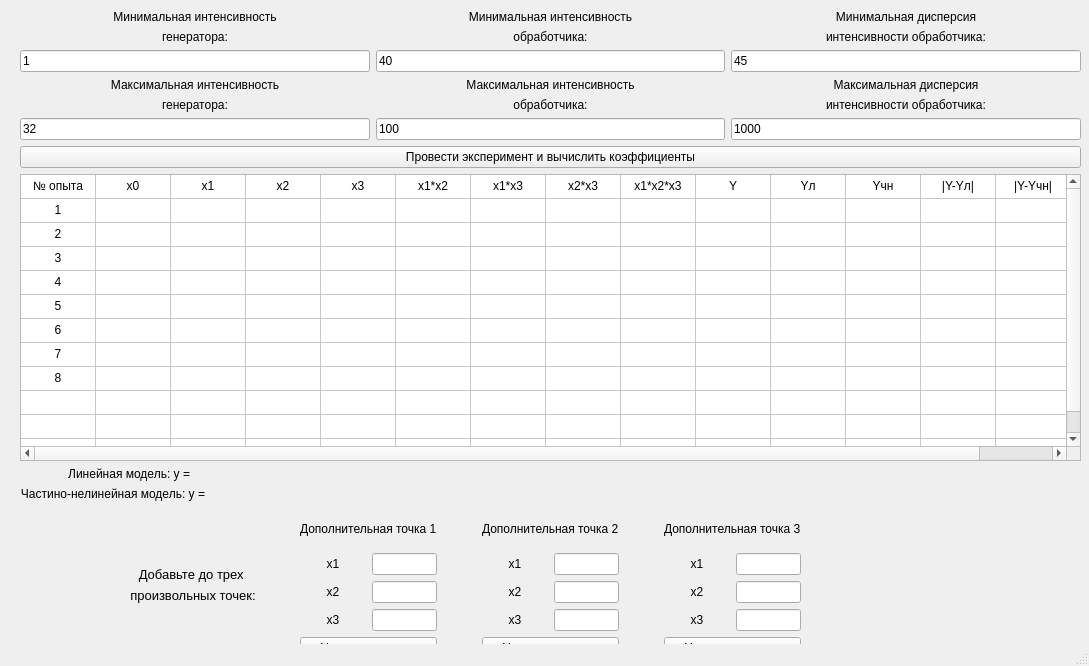
<?xml version="1.0" encoding="UTF-8"?>
<ui version="4.0">
 <class>MainWindow</class>
 <widget class="QMainWindow" name="MainWindow">
  <property name="geometry">
   <rect>
    <x>0</x>
    <y>0</y>
    <width>1089</width>
    <height>666</height>
   </rect>
  </property>
  <property name="windowTitle">
   <string>MainWindow</string>
  </property>
  <widget class="QWidget" name="centralwidget">
   <widget class="QWidget" name="layoutWidget">
    <property name="geometry">
     <rect>
      <x>20</x>
      <y>10</y>
      <width>1061</width>
      <height>491</height>
     </rect>
    </property>
    <layout class="QGridLayout" name="gridLayout_3">
     <item row="2" column="0">
      <widget class="QTableWidget" name="table_plan">
       <property name="minimumSize">
        <size>
         <width>800</width>
         <height>209</height>
        </size>
       </property>
       <property name="sizeAdjustPolicy">
        <enum>QAbstractScrollArea::AdjustToContents</enum>
       </property>
       <property name="autoScrollMargin">
        <number>3</number>
       </property>
       <property name="rowCount">
        <number>12</number>
       </property>
       <property name="columnCount">
        <number>14</number>
       </property>
       <attribute name="horizontalHeaderVisible">
        <bool>false</bool>
       </attribute>
       <attribute name="horizontalHeaderDefaultSectionSize">
        <number>75</number>
       </attribute>
       <attribute name="verticalHeaderVisible">
        <bool>false</bool>
       </attribute>
       <attribute name="verticalHeaderDefaultSectionSize">
        <number>24</number>
       </attribute>
       <row/>
       <row/>
       <row/>
       <row/>
       <row/>
       <row/>
       <row/>
       <row/>
       <row/>
       <row/>
       <row/>
       <row/>
       <column/>
       <column/>
       <column/>
       <column/>
       <column/>
       <column/>
       <column/>
       <column/>
       <column/>
       <column/>
       <column/>
       <column/>
       <column/>
       <column/>
       <item row="0" column="0">
        <property name="text">
         <string>№ опыта</string>
        </property>
        <property name="textAlignment">
         <set>AlignCenter</set>
        </property>
       </item>
       <item row="0" column="1">
        <property name="text">
         <string>x0</string>
        </property>
        <property name="textAlignment">
         <set>AlignCenter</set>
        </property>
       </item>
       <item row="0" column="2">
        <property name="text">
         <string>x1</string>
        </property>
        <property name="textAlignment">
         <set>AlignCenter</set>
        </property>
       </item>
       <item row="0" column="3">
        <property name="text">
         <string>x2</string>
        </property>
        <property name="textAlignment">
         <set>AlignCenter</set>
        </property>
       </item>
       <item row="0" column="4">
        <property name="text">
         <string>x3</string>
        </property>
        <property name="textAlignment">
         <set>AlignCenter</set>
        </property>
       </item>
       <item row="0" column="5">
        <property name="text">
         <string>x1*x2</string>
        </property>
        <property name="textAlignment">
         <set>AlignCenter</set>
        </property>
       </item>
       <item row="0" column="6">
        <property name="text">
         <string>x1*x3</string>
        </property>
        <property name="textAlignment">
         <set>AlignCenter</set>
        </property>
       </item>
       <item row="0" column="7">
        <property name="text">
         <string>x2*x3</string>
        </property>
        <property name="textAlignment">
         <set>AlignCenter</set>
        </property>
       </item>
       <item row="0" column="8">
        <property name="text">
         <string>x1*x2*x3</string>
        </property>
        <property name="textAlignment">
         <set>AlignCenter</set>
        </property>
       </item>
       <item row="0" column="9">
        <property name="text">
         <string>Y</string>
        </property>
        <property name="textAlignment">
         <set>AlignCenter</set>
        </property>
       </item>
       <item row="0" column="10">
        <property name="text">
         <string>Yл</string>
        </property>
        <property name="textAlignment">
         <set>AlignCenter</set>
        </property>
       </item>
       <item row="0" column="11">
        <property name="text">
         <string>Yчн</string>
        </property>
        <property name="textAlignment">
         <set>AlignCenter</set>
        </property>
       </item>
       <item row="0" column="12">
        <property name="text">
         <string>|Y-Yл|</string>
        </property>
        <property name="textAlignment">
         <set>AlignCenter</set>
        </property>
       </item>
       <item row="0" column="13">
        <property name="text">
         <string>|Y-Yчн|</string>
        </property>
        <property name="textAlignment">
         <set>AlignCenter</set>
        </property>
       </item>
       <item row="1" column="0">
        <property name="text">
         <string>1</string>
        </property>
        <property name="textAlignment">
         <set>AlignCenter</set>
        </property>
       </item>
       <item row="2" column="0">
        <property name="text">
         <string>2</string>
        </property>
        <property name="textAlignment">
         <set>AlignCenter</set>
        </property>
       </item>
       <item row="3" column="0">
        <property name="text">
         <string>3</string>
        </property>
        <property name="textAlignment">
         <set>AlignCenter</set>
        </property>
       </item>
       <item row="4" column="0">
        <property name="text">
         <string>4</string>
        </property>
        <property name="textAlignment">
         <set>AlignCenter</set>
        </property>
       </item>
       <item row="5" column="0">
        <property name="text">
         <string>5</string>
        </property>
        <property name="textAlignment">
         <set>AlignCenter</set>
        </property>
       </item>
       <item row="6" column="0">
        <property name="text">
         <string>6</string>
        </property>
        <property name="textAlignment">
         <set>AlignCenter</set>
        </property>
       </item>
       <item row="7" column="0">
        <property name="text">
         <string>7</string>
        </property>
        <property name="textAlignment">
         <set>AlignCenter</set>
        </property>
       </item>
       <item row="8" column="0">
        <property name="text">
         <string>8</string>
        </property>
        <property name="textAlignment">
         <set>AlignCenter</set>
        </property>
       </item>
      </widget>
     </item>
     <item row="3" column="0">
      <layout class="QGridLayout" name="gridLayout">
       <item row="0" column="0">
        <widget class="QLabel" name="label_2">
         <property name="maximumSize">
          <size>
           <width>170</width>
           <height>16777215</height>
          </size>
         </property>
         <property name="text">
          <string>Линейная модель: y =</string>
         </property>
         <property name="alignment">
          <set>Qt::AlignRight|Qt::AlignTrailing|Qt::AlignVCenter</set>
         </property>
        </widget>
       </item>
       <item row="0" column="1">
        <widget class="QLabel" name="label_yl">
         <property name="text">
          <string/>
         </property>
        </widget>
       </item>
       <item row="1" column="0">
        <widget class="QLabel" name="label_4">
         <property name="text">
          <string>Частино-нелинейная модель: y =</string>
         </property>
         <property name="alignment">
          <set>Qt::AlignRight|Qt::AlignTrailing|Qt::AlignVCenter</set>
         </property>
        </widget>
       </item>
       <item row="1" column="1">
        <widget class="QLabel" name="label_ynl">
         <property name="text">
          <string/>
         </property>
        </widget>
       </item>
      </layout>
     </item>
     <item row="0" column="0">
      <layout class="QGridLayout" name="gridLayout_2">
       <item row="0" column="0">
        <layout class="QVBoxLayout" name="verticalLayout">
         <item>
          <widget class="QLabel" name="label">
           <property name="text">
            <string>Минимальная интенсивность</string>
           </property>
           <property name="alignment">
            <set>Qt::AlignCenter</set>
           </property>
          </widget>
         </item>
         <item>
          <widget class="QLabel" name="label_3">
           <property name="text">
            <string>генератора:</string>
           </property>
           <property name="alignment">
            <set>Qt::AlignCenter</set>
           </property>
          </widget>
         </item>
         <item>
          <widget class="QLineEdit" name="entry_gen_int_min">
           <property name="text">
            <string>1</string>
           </property>
          </widget>
         </item>
        </layout>
       </item>
       <item row="0" column="1">
        <layout class="QVBoxLayout" name="verticalLayout_2">
         <item>
          <widget class="QLabel" name="label_5">
           <property name="text">
            <string>Минимальная интенсивность</string>
           </property>
           <property name="alignment">
            <set>Qt::AlignCenter</set>
           </property>
          </widget>
         </item>
         <item>
          <widget class="QLabel" name="label_6">
           <property name="text">
            <string>обработчика:</string>
           </property>
           <property name="alignment">
            <set>Qt::AlignCenter</set>
           </property>
          </widget>
         </item>
         <item>
          <widget class="QLineEdit" name="entry_proc_int_min">
           <property name="text">
            <string>40</string>
           </property>
          </widget>
         </item>
        </layout>
       </item>
       <item row="0" column="2">
        <layout class="QVBoxLayout" name="verticalLayout_3">
         <item>
          <widget class="QLabel" name="label_7">
           <property name="text">
            <string>Минимальная дисперсия</string>
           </property>
           <property name="alignment">
            <set>Qt::AlignCenter</set>
           </property>
          </widget>
         </item>
         <item>
          <widget class="QLabel" name="label_8">
           <property name="text">
            <string>интенсивности обработчика:</string>
           </property>
           <property name="alignment">
            <set>Qt::AlignCenter</set>
           </property>
          </widget>
         </item>
         <item>
          <widget class="QLineEdit" name="entry_proc_dev_min">
           <property name="text">
            <string>45</string>
           </property>
          </widget>
         </item>
        </layout>
       </item>
       <item row="1" column="0">
        <layout class="QVBoxLayout" name="verticalLayout_4">
         <item>
          <widget class="QLabel" name="label_9">
           <property name="text">
            <string>Максимальная интенсивность</string>
           </property>
           <property name="alignment">
            <set>Qt::AlignCenter</set>
           </property>
          </widget>
         </item>
         <item>
          <widget class="QLabel" name="label_10">
           <property name="text">
            <string>генератора:</string>
           </property>
           <property name="alignment">
            <set>Qt::AlignCenter</set>
           </property>
          </widget>
         </item>
         <item>
          <widget class="QLineEdit" name="entry_gen_int_max">
           <property name="text">
            <string>32</string>
           </property>
          </widget>
         </item>
        </layout>
       </item>
       <item row="1" column="1">
        <layout class="QVBoxLayout" name="verticalLayout_5">
         <item>
          <widget class="QLabel" name="label_11">
           <property name="text">
            <string>Максимальная интенсивность</string>
           </property>
           <property name="alignment">
            <set>Qt::AlignCenter</set>
           </property>
          </widget>
         </item>
         <item>
          <widget class="QLabel" name="label_12">
           <property name="text">
            <string>обработчика:</string>
           </property>
           <property name="alignment">
            <set>Qt::AlignCenter</set>
           </property>
          </widget>
         </item>
         <item>
          <widget class="QLineEdit" name="entry_proc_int_max">
           <property name="text">
            <string>100</string>
           </property>
          </widget>
         </item>
        </layout>
       </item>
       <item row="1" column="2">
        <layout class="QVBoxLayout" name="verticalLayout_6">
         <item>
          <widget class="QLabel" name="label_13">
           <property name="text">
            <string>Максимальная дисперсия</string>
           </property>
           <property name="alignment">
            <set>Qt::AlignCenter</set>
           </property>
          </widget>
         </item>
         <item>
          <widget class="QLabel" name="label_14">
           <property name="text">
            <string>интенсивности обработчика:</string>
           </property>
           <property name="alignment">
            <set>Qt::AlignCenter</set>
           </property>
          </widget>
         </item>
         <item>
          <widget class="QLineEdit" name="entry_proc_dev_max">
           <property name="text">
            <string>1000</string>
           </property>
          </widget>
         </item>
        </layout>
       </item>
      </layout>
     </item>
     <item row="1" column="0">
      <widget class="QPushButton" name="btn_do_plan">
       <property name="text">
        <string>Провести эксперимент и вычислить коэффициенты</string>
       </property>
      </widget>
     </item>
    </layout>
   </widget>
   <widget class="QWidget" name="layoutWidget">
    <property name="geometry">
     <rect>
      <x>130</x>
      <y>510</y>
      <width>671</width>
      <height>149</height>
     </rect>
    </property>
    <layout class="QHBoxLayout" name="horizontalLayout_2">
     <item>
      <layout class="QVBoxLayout" name="verticalLayout_11">
       <item>
        <spacer name="verticalSpacer">
         <property name="orientation">
          <enum>Qt::Vertical</enum>
         </property>
         <property name="sizeHint" stdset="0">
          <size>
           <width>20</width>
           <height>40</height>
          </size>
         </property>
        </spacer>
       </item>
       <item>
        <widget class="QLabel" name="label_19">
         <property name="font">
          <font>
           <pointsize>10</pointsize>
          </font>
         </property>
         <property name="text">
          <string>Добавьте до трех </string>
         </property>
         <property name="alignment">
          <set>Qt::AlignCenter</set>
         </property>
        </widget>
       </item>
       <item>
        <widget class="QLabel" name="label_20">
         <property name="font">
          <font>
           <pointsize>10</pointsize>
          </font>
         </property>
         <property name="text">
          <string>произвольных точек:</string>
         </property>
         <property name="alignment">
          <set>Qt::AlignCenter</set>
         </property>
        </widget>
       </item>
       <item>
        <spacer name="verticalSpacer_2">
         <property name="orientation">
          <enum>Qt::Vertical</enum>
         </property>
         <property name="sizeHint" stdset="0">
          <size>
           <width>20</width>
           <height>40</height>
          </size>
         </property>
        </spacer>
       </item>
      </layout>
     </item>
     <item>
      <spacer name="horizontalSpacer_3">
       <property name="orientation">
        <enum>Qt::Horizontal</enum>
       </property>
       <property name="sizeHint" stdset="0">
        <size>
         <width>40</width>
         <height>20</height>
        </size>
       </property>
      </spacer>
     </item>
     <item>
      <layout class="QHBoxLayout" name="horizontalLayout">
       <item>
        <layout class="QVBoxLayout" name="verticalLayout_7">
         <item>
          <widget class="QLabel" name="label_15">
           <property name="text">
            <string>Дополнительная точка 1</string>
           </property>
          </widget>
         </item>
         <item>
          <layout class="QGridLayout" name="gridLayout_7">
           <property name="sizeConstraint">
            <enum>QLayout::SetDefaultConstraint</enum>
           </property>
           <item row="1" column="0">
            <widget class="QLabel" name="label_25">
             <property name="text">
              <string>x2</string>
             </property>
             <property name="alignment">
              <set>Qt::AlignCenter</set>
             </property>
            </widget>
           </item>
           <item row="2" column="0">
            <widget class="QLabel" name="label_26">
             <property name="text">
              <string>x3</string>
             </property>
             <property name="alignment">
              <set>Qt::AlignCenter</set>
             </property>
            </widget>
           </item>
           <item row="0" column="0">
            <widget class="QLabel" name="label_24">
             <property name="text">
              <string>x1</string>
             </property>
             <property name="alignment">
              <set>Qt::AlignCenter</set>
             </property>
            </widget>
           </item>
           <item row="0" column="1">
            <widget class="QLineEdit" name="entry_x1_1">
             <property name="maximumSize">
              <size>
               <width>65</width>
               <height>16777215</height>
              </size>
             </property>
            </widget>
           </item>
           <item row="2" column="1">
            <widget class="QLineEdit" name="entry_x3_1">
             <property name="maximumSize">
              <size>
               <width>65</width>
               <height>16777215</height>
              </size>
             </property>
            </widget>
           </item>
           <item row="1" column="1">
            <widget class="QLineEdit" name="entry_x2_1">
             <property name="maximumSize">
              <size>
               <width>65</width>
               <height>16777215</height>
              </size>
             </property>
            </widget>
           </item>
          </layout>
         </item>
         <item>
          <widget class="QPushButton" name="btn_set1">
           <property name="text">
            <string>Установить точку</string>
           </property>
          </widget>
         </item>
        </layout>
       </item>
       <item>
        <spacer name="horizontalSpacer">
         <property name="orientation">
          <enum>Qt::Horizontal</enum>
         </property>
         <property name="sizeHint" stdset="0">
          <size>
           <width>40</width>
           <height>20</height>
          </size>
         </property>
        </spacer>
       </item>
       <item>
        <layout class="QVBoxLayout" name="verticalLayout_8">
         <item>
          <widget class="QLabel" name="label_16">
           <property name="text">
            <string>Дополнительная точка 2</string>
           </property>
          </widget>
         </item>
         <item>
          <layout class="QGridLayout" name="gridLayout_8">
           <property name="sizeConstraint">
            <enum>QLayout::SetDefaultConstraint</enum>
           </property>
           <item row="1" column="0">
            <widget class="QLabel" name="label_27">
             <property name="text">
              <string>x2</string>
             </property>
             <property name="alignment">
              <set>Qt::AlignCenter</set>
             </property>
            </widget>
           </item>
           <item row="2" column="0">
            <widget class="QLabel" name="label_28">
             <property name="text">
              <string>x3</string>
             </property>
             <property name="alignment">
              <set>Qt::AlignCenter</set>
             </property>
            </widget>
           </item>
           <item row="0" column="0">
            <widget class="QLabel" name="label_29">
             <property name="text">
              <string>x1</string>
             </property>
             <property name="alignment">
              <set>Qt::AlignCenter</set>
             </property>
            </widget>
           </item>
           <item row="1" column="1">
            <widget class="QLineEdit" name="entry_x2_2">
             <property name="maximumSize">
              <size>
               <width>65</width>
               <height>16777215</height>
              </size>
             </property>
            </widget>
           </item>
           <item row="0" column="1">
            <widget class="QLineEdit" name="entry_x1_2">
             <property name="maximumSize">
              <size>
               <width>65</width>
               <height>16777215</height>
              </size>
             </property>
            </widget>
           </item>
           <item row="2" column="1">
            <widget class="QLineEdit" name="entry_x3_2">
             <property name="maximumSize">
              <size>
               <width>65</width>
               <height>16777215</height>
              </size>
             </property>
            </widget>
           </item>
          </layout>
         </item>
         <item>
          <widget class="QPushButton" name="btn_set2">
           <property name="text">
            <string>Установить точку</string>
           </property>
          </widget>
         </item>
        </layout>
       </item>
       <item>
        <spacer name="horizontalSpacer_2">
         <property name="orientation">
          <enum>Qt::Horizontal</enum>
         </property>
         <property name="sizeHint" stdset="0">
          <size>
           <width>40</width>
           <height>20</height>
          </size>
         </property>
        </spacer>
       </item>
       <item>
        <layout class="QVBoxLayout" name="verticalLayout_9">
         <item>
          <widget class="QLabel" name="label_17">
           <property name="text">
            <string>Дополнительная точка 3</string>
           </property>
          </widget>
         </item>
         <item>
          <layout class="QGridLayout" name="gridLayout_9">
           <property name="sizeConstraint">
            <enum>QLayout::SetDefaultConstraint</enum>
           </property>
           <item row="1" column="0">
            <widget class="QLabel" name="label_30">
             <property name="text">
              <string>x2</string>
             </property>
             <property name="alignment">
              <set>Qt::AlignCenter</set>
             </property>
            </widget>
           </item>
           <item row="2" column="0">
            <widget class="QLabel" name="label_31">
             <property name="text">
              <string>x3</string>
             </property>
             <property name="alignment">
              <set>Qt::AlignCenter</set>
             </property>
            </widget>
           </item>
           <item row="0" column="0">
            <widget class="QLabel" name="label_32">
             <property name="text">
              <string>x1</string>
             </property>
             <property name="alignment">
              <set>Qt::AlignCenter</set>
             </property>
            </widget>
           </item>
           <item row="1" column="1">
            <widget class="QLineEdit" name="entry_x2_3">
             <property name="maximumSize">
              <size>
               <width>65</width>
               <height>16777215</height>
              </size>
             </property>
            </widget>
           </item>
           <item row="0" column="1">
            <widget class="QLineEdit" name="entry_x1_3">
             <property name="maximumSize">
              <size>
               <width>65</width>
               <height>16777215</height>
              </size>
             </property>
            </widget>
           </item>
           <item row="2" column="1">
            <widget class="QLineEdit" name="entry_x3_3">
             <property name="maximumSize">
              <size>
               <width>65</width>
               <height>16777215</height>
              </size>
             </property>
            </widget>
           </item>
          </layout>
         </item>
         <item>
          <widget class="QPushButton" name="btn_set3">
           <property name="text">
            <string>Установить точку</string>
           </property>
          </widget>
         </item>
        </layout>
       </item>
      </layout>
     </item>
    </layout>
   </widget>
  </widget>
  <widget class="QStatusBar" name="statusbar"/>
 </widget>
 <resources/>
 <connections/>
</ui>
